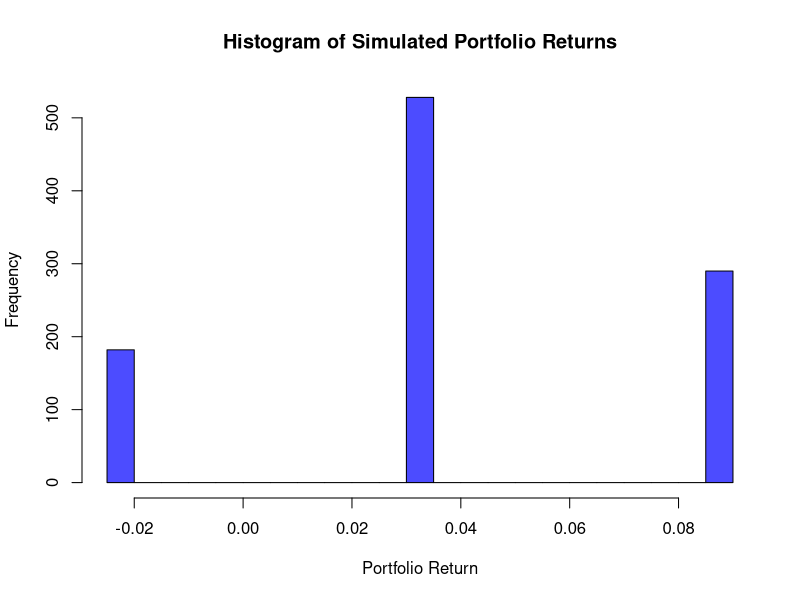

Generate this figure with R: (Note: this script raises an error after producing the figure.)
# Project_04 -> Portfolio Simulation and Analysis with Discrete Random Variables

# Step 1: Define the Portfolio and Parameters

# Define economic states and probabilities
states <- c("High", "Medium", "Low")
probabilities <- c(0.3, 0.5, 0.2)

# Define asset returns under each economic state
asset_returns <- list(
  "Asset 1" = c(0.08, 0.04, -0.02),
  "Asset 2" = c(0.12, 0.03, -0.05),
  "Asset 3" = c(0.05, 0.02, 0.01)
)

# Define portfolio weights
weights <- c(
  "Asset 1" = 0.5,
  "Asset 2" = 0.3,
  "Asset 3" = 0.2
)

# ---------------------------------------------------------------

# Step 2: Simulate Economic State
simulate_state <- function(probabilities) {
  sample(states, size = 1, prob = probabilities)
}

# ---------------------------------------------------------------

# Step 3: Retrieve Asset Returns for a Simulated State
get_asset_returns <- function(state) {
  state_index <- which(states == state)
  sapply(asset_returns, function(returns) returns[state_index])
}

# ---------------------------------------------------------------

# Step 4: Compute Portfolio Return
compute_portfolio_return <- function(asset_returns, weights) {
  sum(asset_returns * weights)
}

# ---------------------------------------------------------------

# Step 5: Simulate Portfolio Performance 

# Number of simulation periods
n_periods <- 1000  
# Initialize list to store simulation results
simulation_results <- list()

# Store portfolio returns directly in a separate list
portfolio_returns <- c()

for (i in 1:n_periods) {
  state <- simulate_state(probabilities)  
  returns <- get_asset_returns(state)     
  portfolio_return <- compute_portfolio_return(returns, weights)  
  
  cat(sprintf("Simulation %d - State: %s, Returns: %s, Portfolio Return: %.4f\n", 
              i, state, paste(returns, collapse = ", "), portfolio_return))
  
  # Append the portfolio return to the portfolio_returns list
  portfolio_returns <- c(portfolio_returns, portfolio_return)
  
  # Store the results in a list
  simulation_results[[i]] <- list(
    "State" = state,
    "Asset Returns" = returns,
    "Portfolio Return" = portfolio_return
  )
}

# Step 6: Analyze Portfolio Performance

# Ensure portfolio_returns is numeric
portfolio_returns <- as.numeric(portfolio_returns)

# Calculate summary statistics
mean_return <- mean(portfolio_returns, na.rm = TRUE)
variance_return <- var(portfolio_returns, na.rm = TRUE)

# Print calculated summary statistics
cat("\nSummary Statistics:\n")
cat(sprintf("Simulated Mean Return: %.4f\n", mean_return))
cat(sprintf("Simulated Variance of Return: %.4f\n", variance_return))

# Step 7: Visualize Results

# Create a histogram of the simulated portfolio returns
hist(portfolio_returns, breaks = 30, col = rgb(0, 0, 1, 0.7), 
     main = "Histogram of Simulated Portfolio Returns", 
     xlab = "Portfolio Return", 
     ylab = "Frequency")

# Calculate and display the frequency of each economic state
state_frequencies <- sapply(states, function(state) {
  mean(sapply(simulation_results, function(result) result$State == state))
})

# Display state frequencies to verify correct probability implementation
cat("\nState Frequencies (as percentages):\n")
for (i in 1:length(states)) {
  cat(sprintf("%s: %.2f%%\n", states[i], state_frequencies[i] * 100))
}

# The histogram clearly illustrates how the probability of economic states influences the portfolio's performance:

# The dominance of the return value in the "Medium" state (0.04) is a result of its high probability (50%).
# The combination of returns across all states contributes to reducing the portfolio's risk (diversification).

# Step 8
# 1. Relationship Between Diversification and Risk
# Diversification reduces risk by combining assets with different return profiles. If asset returns are not perfectly correlated, losses in one asset can be offset by gains in another, decreasing overall portfolio variance.

# 2. Impact of Adding a Fourth Asset
# Adding a fourth asset introduces more opportunities for diversification, which can further reduce portfolio variance if the new asset’s returns have low or negative correlation with existing assets.

# 3. Effect of Changing Portfolio Weights
# Altering portfolio weights impacts the expected return and variance:

# Increasing weights for higher-return assets raises the portfolio’s expected return but may increase variance.
# Shifting weights toward lower-risk assets reduces variance but may lower the expected return.
# Balancing weights is key to optimizing the risk-return tradeoff.


#Let me give my comments directly here in the file:
#  
#  

# General Feedback
# - The code is well-structured and follows a logical flow from defining the problem to simulation and analysis.
# - Function decomposition is handled correctly, making the solution modular and readable.
# - The approach to simulating economic states and retrieving returns is sound.
# - The analysis and visualization provide valuable insights into portfolio performance.

# Specific Comments
#
# 1. Function: `simulate_state`
#
# The function correctly samples an economic state based on probabilities. 
# However, it would be better to pass `states` as an argument to make the 
# function more reusable. This would allow flexibility if more states were added later.
#
#Suggested Improvement:

simulate_state <- function(states, probabilities) {
  sample(states, size = 1, prob = probabilities)
}

# Then, call it as:

state <- simulate_state(states, probabilities)

# 2. Function: `compute_portfolio_return`
# 
# The function correctly computes the weighted sum, but it assumes that 
# `asset_returns` and `weights` are always aligned in order. While this works 
# here, it might be safer to use explicit vector names for matching.
#
# Suggested Improvement:

compute_portfolio_return <- function(asset_returns, weights) {
  sum(asset_returns[names(weights)] * weights)
}

# This ensures that the correct weights are always applied to the correct 
# assets, even if the order changes.
#
# 3. Efficiency in Storing Simulation Results**
#
# The current approach stores each simulation result in a list, which is 
# flexible but can be inefficient in R due to list growth during 
# iteration (`simulation_results[[i]] <- ...`). Instead, pre-allocating a 
# data frame would improve performance.
#
# Suggested Improvement:
#Instead of:

simulation_results <- list()

# Consider using:

simulation_results <- data.frame(State = character(n_periods),
                                 PortfolioReturn = numeric(n_periods),
                                 stringsAsFactors = FALSE)

# Then, store results as:

simulation_results[i, ] <- c(state, portfolio_return)


# This reduces memory reallocation overhead.

# 4. Avoid Growing `portfolio_returns` in a Loop**
#
# Appending elements iteratively (`portfolio_returns <- c(portfolio_returns, portfolio_return)`) 
# leads to performance issues because R creates a new vector each time. Instead, pre-allocate a 
# numeric vector:
#
# Suggested Improvement:

portfolio_returns <- numeric(n_periods)

for (i in 1:n_periods) {
  state <- simulate_state(probabilities)
  returns <- get_asset_returns(state)
  portfolio_returns[i] <- compute_portfolio_return(returns, weights)
}

# This is much faster and avoids unnecessary memory operations.
#
#
# 5. Improve Economic State Frequency Calculation**
#
# The state frequency calculation is correct but can be simplified using `table()` for more clarity.
#
# Instead of:

state_frequencies <- sapply(states, function(state) {
  mean(sapply(simulation_results, function(result) result$State == state))
})

# Use:

state_frequencies <- table(sapply(simulation_results, `[[`, "State")) / n_periods


# This approach is more concise and computationally efficient.

#
# 7. Clarify Diversification Discussion**
#  
# The discussion on diversification is insightful. However, students might 
# benefit from a more precise explanation of how correlations between asset returns 
# affect variance reduction. Consider illustrating the impact of correlation explicitly by calculating:


cor_matrix <- cor(do.call(rbind, lapply(simulation_results, function(x) x$`Asset Returns`)))

# This shows how asset correlations influence risk.



# Final Thoughts
# - Great job on structuring the project in a modular and clear way!
# - Optimizing memory management (pre-allocating vectors, using data frames) would make the code more efficient.
# - Enhancing the visualization with density curves and mean indicators would improve interpretability.
# - The theoretical discussion could be expanded with a direct look at correlations.
# - Thanks for your efforts and your diligent work. I wish you and the group much success 
# in the program and in your respective careers
